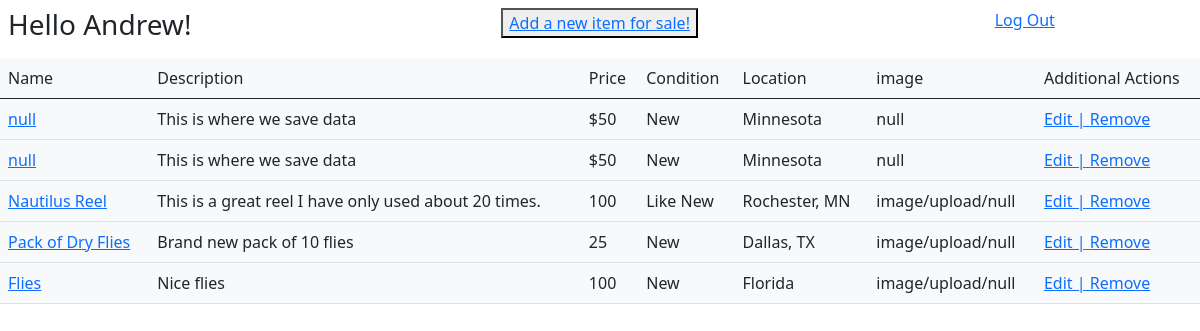
The app's page /dashboard (signed in) with its own data.
### fly_flippers_app/models.py (models this page shows, shortened)
class User(models.Model):
    first_name = models.CharField(max_length=30)
    last_name = models.CharField(max_length=30)
    email = models.CharField(max_length=60)
    password = models.CharField(max_length=80)
    created_at = models.DateTimeField(auto_now_add=True)
    updated_at = models.DateTimeField(auto_now=True)
    objects = UserManager()

class Item(models.Model):
    name = models.CharField(max_length=100, validators=[validateLengthGreaterThanTwo])
    description = models.TextField(validators=[validateLengthGreaterThanTwo])
    price = models.CharField(max_length=15)
    condition = models.CharField(max_length=25, validators=[validateLengthGreaterThanTwo])
    location = models.CharField(max_length=45, validators=[validateLengthGreaterThanTwo]) #city, ST
    image = CloudinaryField('image', default='null')
    poster = models.ForeignKey(User, related_name="items", on_delete=models.CASCADE, null=True)
    created_at = models.DateTimeField(auto_now_add=True)
    updated_at = models.DateTimeField(auto_now=True)

### fly_flippers_app/views.py (the view)
# urls.py: path('dashboard', views.dashboard),
def dashboard(request):
    if 'user' not in request.session:
        return redirect('/')
    context = {
        "all_items": Item.objects.all(),
        "current_user": User.objects.get(id=request.session['user'])
    }
    return render(request, 'dashboard.html', context)

### fly_flippers_app/templates/dashboard.html (shortened to what this page needs)
<!DOCTYPE html>
<html lang="en">
<head>
    <link rel="stylesheet" href="https://cdn.jsdelivr.net/npm/bootstrap@5.0.1/dist/css/bootstrap.min.css">
    {% load static %}
    <link rel="stylesheet" href="{% static 'style.css' %}">
</head>
<body>
    <div class="d-sm-flex p-2">
        <div class="col-md-5 col-sm-6"><h3>Hello {{current_user.first_name}}!</h3></div>
        <div class="col-md-5 col-sm-6"><button><a href="/items/new">Add a new item for sale!</a></button></div>
        <div class="col-md-2"><a href="/logout">Log Out</a></div>
    </div>
    <div>
        <table class="table table-light text-dark">
            <thead>
                <tr>
                    <td>Name</td>
                    <td>Description</td>
                    <td>Price</td>
                    <td>Condition</td>
                    <td>Location</td>
                    <td>image</td>
                    <td>Additional Actions</td>
                </tr>
            </thead>
            <tbody>
                {% for item in all_items %}
                {% if request.session.user == item.poster.id %}
                    <tr>
                        <td><a href="/items/{{item.id}}">{{ item.name }}</a></td>
                        <td>{{ item.description }}</td>
                        <td>{{ item.price }}</td>
                        <td>{{ item.condition }}</td>
                        <td>{{ item.location }}</td>
                        <td>{{ item.image }}</td>
                        <td><a href="/items/edit/{{item.id}}">Edit |</a><a href="/{{item.id}}/delete"> Remove </a>
                    </tr>
                {% endif %}
                {% endfor %}
            </tbody>
        </table>
    </div>
</body>
</html>

### fly_flippers_app/static/style.css (style rules this page uses)
body { padding: 0px; margin: 0px; }

### records on screen
User: first_name "Andrew"
Item: name "null", description "This is where we save data", price "$50", condition "New", location "Minnesota", image "null"
Item: name "null", description "This is where we save data", price "$50", condition "New", location "Minnesota", image "null"
Item: name "Nautilus Reel", description "This is a great reel I have only used about 20 times.", price "100", condition "Like New", location "Rochester, MN", image "image/upload/null"
Item: name "Pack of Dry Flies", description "Brand new pack of 10 flies", price "25", condition "New", location "Dallas, TX", image "image/upload/null"
Item: name "Flies", description "Nice flies", price "100", condition "New", location "Florida", image "image/upload/null"
